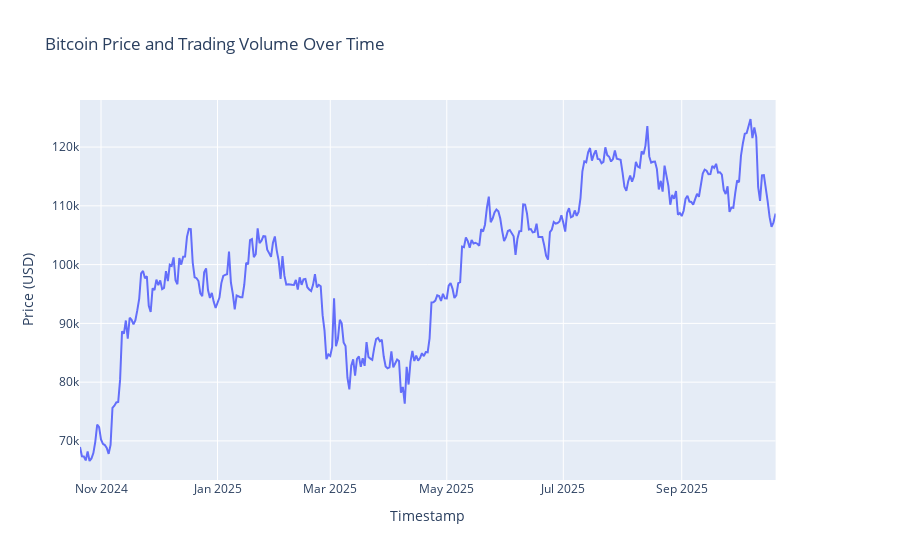

The cell this chart's notebook holds for it:
### Code cell
import plotly.graph_objects as go
from plotly.subplots import make_subplots

fig = make_subplots(specs=[[{"secondary_y": True}]])

fig.add_trace(
    go.Scatter(x=prices.index, y=prices['price'], name='Price'),
    secondary_y=False,
)

fig.update_layout(
    title_text='Bitcoin Price and Trading Volume Over Time',
    xaxis_title='Timestamp',
    yaxis_title='Price (USD)',
    yaxis2_title='Volume (USD)'
)

fig.show()

### Figure 1 — Plotly figure (JSON) as saved in the notebook; plotly's stock layout.template omitted (floating-point values rounded to 4 significant figures; data arrays with more than 128 entries replaced by an {"elided": "..."} marker saying what was removed)
{"data": [{"name": "Price", "type": "scatter", "x": {"elided": "366 str values"}, "xaxis": "x", "y": {"elided": "366 float values"}, "yaxis": "y"}], "layout": {"title": {"text": "Bitcoin Price and Trading Volume Over Time"}, "xaxis": {"anchor": "y", "domain": [0, 0.94], "title": {"text": "Timestamp"}}, "yaxis": {"anchor": "x", "domain": [0, 1], "title": {"text": "Price (USD)"}}, "yaxis2": {"anchor": "x", "overlaying": "y", "side": "right", "title": {"text": "Volume (USD)"}}}}
